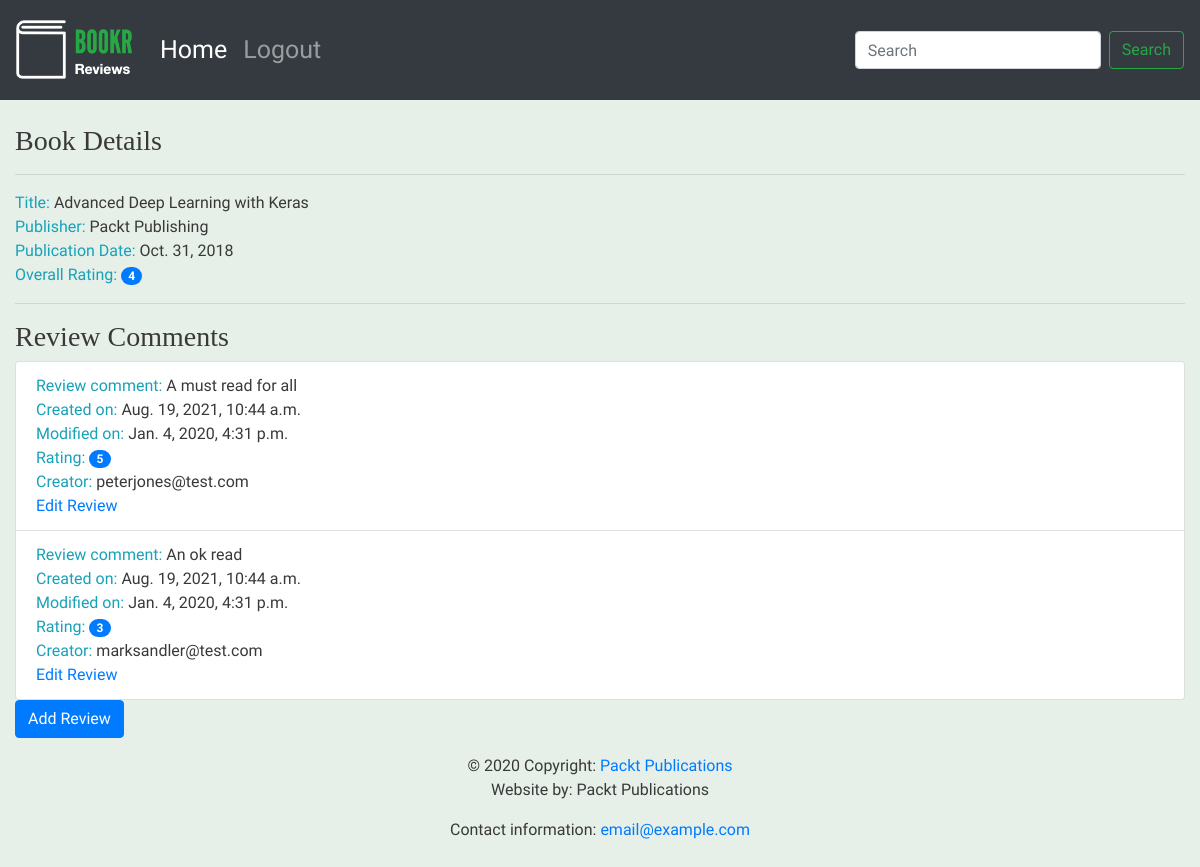
Before: /book/1/ with the older database file.
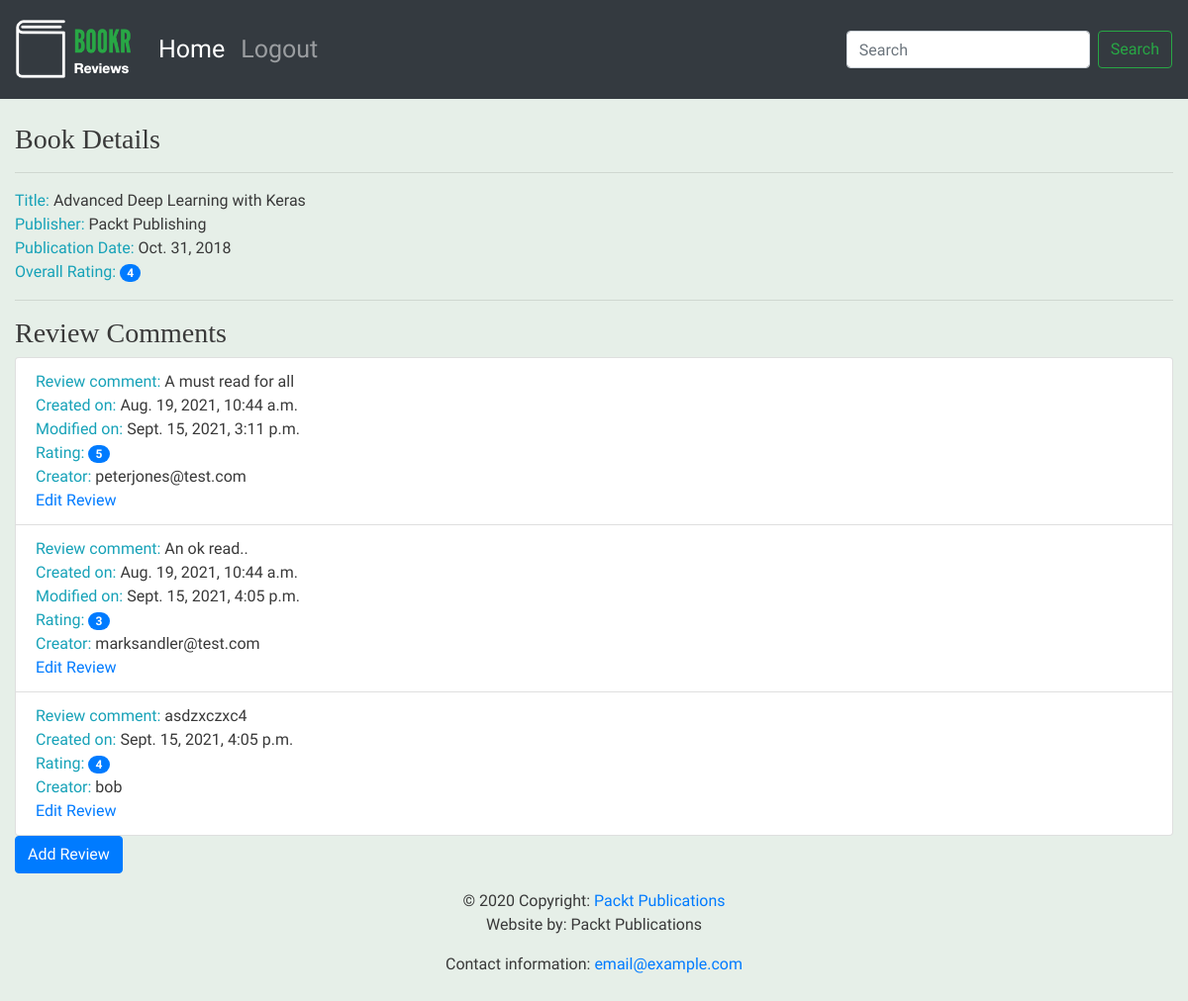
After: the same page with the newer database file.
### reviews/models.py (models this page shows, shortened)
class Book(models.Model):
    title = models.CharField(max_length=70, help_text="The title of the book.")
    publication_date = models.DateField(verbose_name="Date the book was published.")
    isbn = models.CharField(max_length=20, verbose_name="ISBN number of the book.")
    publisher = models.ForeignKey(Publisher, on_delete=models.CASCADE)  # MANY TO ONE RELATIONSHIP
    contributors = models.ManyToManyField('Contributor', through='BookContributor')  # MANY TO MANY RELATIONSHIP

class Publisher(models.Model):
    name = models.CharField(max_length=50, help_text="The name of the Publisher.")
    website = models.URLField(help_text="The Publisher's website.")
    email = models.EmailField(help_text="The Publisher's email address.")
    def __str__(self):
        return self.name

class Review(models.Model):
    content = models.TextField(help_text="The Review text.")
    rating = models.IntegerField(help_text="The rating the reviewer has given.")
    date_created = models.DateTimeField(auto_now_add=True, help_text="The date and time the review was created.")
    date_edited = models.DateTimeField(null=True, help_text="The date and time the review was last edited.")
    creator = models.ForeignKey(auth.get_user_model(), on_delete=models.CASCADE)
    book = models.ForeignKey(Book, on_delete=models.CASCADE, help_text="The Book that this review is for.")

### reviews/views.py (the view)
# urls.py: path('book/<int:id>/', views.book_details, name='book_details'),
def book_details(request, id):
    book = get_object_or_404(Book, pk=id)
    reviews = book.review_set.all()
    if reviews:
        book_rating = average_rating([review.rating for review in reviews])
    else:
        book_rating = None
    item = {'book': book, 'book_rating': book_rating, 'reviews': reviews}
    context = {'item': item}
    return render(request, 'reviews/book_details.html', context)

### reviews/utils.py (called while the page is built)
def average_rating(rating_list):
    if not rating_list:
        return 0
    return round(sum(rating_list) / len(rating_list))

### reviews/templates/reviews/book_details.html
{% extends 'reviews/base.html' %}
{% block content %}
  <br>
  <h3>Book Details</h3><hr>
  <span class="text-info">Title: </span> <span>{{ item.book.title }}</span>
  <br>
  <span class="text-info">Publisher: </span><span>{{ item.book.publisher }}</span>
  <br>
  <span class="text-info">Publication Date: </span><span>{{ item.book.publication_date }}</span>
  <br>
  <span class="text-info">Overall Rating: </span><span class="badge badge-primary badge-pill">{{ item.book_rating }}</span>
  <br><hr>
  <h3>Review Comments</h3>
  <ul class="list-group">
      {% for review in item.reviews %}
        <li class="list-group-item">
            <span class="text-info">Review comment: </span><span>{{ review.content }}</span>
            <br>
            <span class="text-info">Created on: </span><span>{{ review.date_created }}</span>
            <br>
              {% if review.date_edited %}
                <span class="text-info">Modified on: </span><span>{{ review.date_edited }}</span>
                <br>
              {% endif %}
            <span class="text-info">Rating: </span><span class="badge badge-primary badge-pill">{{ review.rating }}</span>
            <br>
            <span class="text-info">Creator: </span><span>{{ review.creator }}</span>
            <br>
            <a href="{% url 'review_edit' item.book.pk review.pk %}">Edit Review</a>
        </li>
      {% endfor %}
  </ul>
    <a href="{% url 'review_create' item.book.pk %}" class="btn btn-primary">Add Review</a>
{% endblock content %}

### reviews/templates/reviews/base.html
{% extends 'base.html' %}
{% load static %}
{% block brand %}
    <img src="{% static 'reviews/logo.png' %}" alt="logo">
{% endblock brand %}

### templates/base.html (shortened to what this page needs)
<!doctype html>
{% load static %}
<html lang="en">
  <head>
    <link rel="stylesheet" href="https://stackpath.bootstrapcdn.com/bootstrap/4.4.1/css/bootstrap.min.css">
    <link rel="stylesheet" href="https://cdnjs.cloudflare.com/ajax/libs/font-awesome/4.7.0/css/font-awesome.min.css">
    {% load static %}
    <link rel="stylesheet" href="{% static 'main.css' %}">
  </head>
  <body>
        <nav class="navbar navbar-expand-sm navbar-dark bg-dark sticky-top">
          <a class="navbar-brand" href="/">{% block brand %}Book Review{% endblock brand %}</a>
          <div class="collapse navbar-collapse" id="navbarSupportedContent">
            <ul class="navbar-nav mr-auto">
              <li class="nav-item active">
                <a class="nav-link" href="/books/">Home <span class="sr-only">(current)</span></a>
              </li>
              <li class="nav-item">
                <a class="nav-link" href="#">Logout</a>
              </li>
            </ul>
            <form class="form-inline my-2 my-lg-0" action="{% url 'book_search' %}" method="get">
              <input class="form-control mr-sm-2" type="search" placeholder="Search" aria-label="Search" name="search" value="{{ search }}" minlength="3">
              <button class="btn btn-outline-success my-2 my-sm-0" type="submit">Search</button>
            </form>
          </div>
        </nav>
        <div class="container-fluid">
            {% block content %}{% endblock %}
        </div>
  <footer class="page-footer font-small blue">
    <div class="footer-copyright text-center py-3">© 2020 Copyright:
      <a href="https://www.packtpub.com"> Packt Publications</a>
      <p>Website by: Packt Publications</p>
      <p>Contact information: <a href="mailto:email@example.com">email@example.com</a></p>
    </div>
  </footer>
  </body>
</html>

### static/main.css (style rules this page uses)
.navbar { min-height: 100px; font-size: 25px; }
.navbar-brand { font-size: 25px; }
.navbar-brand > img { height: 60px; }
body { font-family: 'Source Sans Pro', sans-serif; background-color: #e6efe8; color: #393939; }
h1, h2, h3, h4, h5, h6 { font-family: 'Libre Baskerville', serif; }

Changed rows visible on the page:
changed Review "A must read for all": date_edited "Jan. 4, 2020, 4:31 p.m." → "Sept. 15, 2021, 3:11 p.m."
changed Review "marksandler@test.com": content "An ok read" → "An ok read.."; date_edited "Jan. 4, 2020, 4:31 p.m." → "Sept. 15, 2021, 4:05 p.m."
added Review: content "asdzxczxc4", date_created "Sept. 15, 2021, 4:05 p.m.", rating "4", creator "bob"
